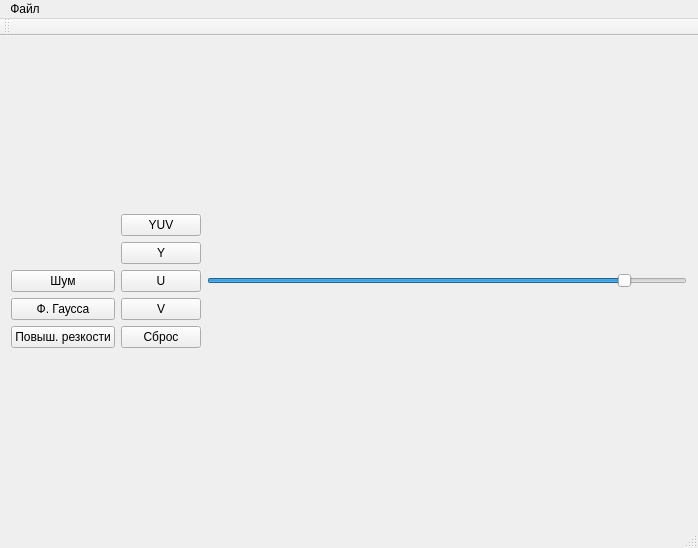
<?xml version="1.0" encoding="UTF-8"?>
<ui version="4.0">
 <class>MainWindow</class>
 <widget class="QMainWindow" name="MainWindow">
  <property name="geometry">
   <rect>
    <x>0</x>
    <y>0</y>
    <width>698</width>
    <height>548</height>
   </rect>
  </property>
  <property name="windowTitle">
   <string>MainWindow</string>
  </property>
  <widget class="QWidget" name="centralWidget">
   <layout class="QGridLayout" name="gridLayout">
    <item row="2" column="0">
     <layout class="QGridLayout" name="gridLayout_2">
      <item row="1" column="0">
       <layout class="QVBoxLayout" name="verticalLayout_3">
        <item>
         <widget class="QLabel" name="labelLine">
          <property name="text">
           <string/>
          </property>
         </widget>
        </item>
        <item>
         <widget class="QLabel" name="labelParell">
          <property name="text">
           <string/>
          </property>
         </widget>
        </item>
        <item>
         <widget class="QPushButton" name="ButtonNoise">
          <property name="enabled">
           <bool>true</bool>
          </property>
          <property name="text">
           <string>Шум</string>
          </property>
         </widget>
        </item>
        <item>
         <widget class="QPushButton" name="ButtonGauss">
          <property name="text">
           <string>Ф. Гаусса</string>
          </property>
         </widget>
        </item>
        <item>
         <widget class="QPushButton" name="ButtonRezk">
          <property name="text">
           <string>Повыш. резкости</string>
          </property>
         </widget>
        </item>
       </layout>
      </item>
      <item row="1" column="3">
       <layout class="QVBoxLayout" name="verticalLayout_8">
        <item>
         <widget class="QPushButton" name="pushButtonYUV">
          <property name="text">
           <string>YUV</string>
          </property>
         </widget>
        </item>
        <item>
         <widget class="QPushButton" name="ButtonAquarel">
          <property name="text">
           <string>Y</string>
          </property>
         </widget>
        </item>
        <item>
         <widget class="QPushButton" name="ButtonMy">
          <property name="text">
           <string>U</string>
          </property>
         </widget>
        </item>
        <item>
         <widget class="QPushButton" name="pushButton_2">
          <property name="text">
           <string>V</string>
          </property>
         </widget>
        </item>
        <item>
         <widget class="QPushButton" name="ButtonRepair">
          <property name="text">
           <string>Сброс</string>
          </property>
         </widget>
        </item>
       </layout>
      </item>
      <item row="1" column="4">
       <layout class="QVBoxLayout" name="verticalLayout_7">
        <item>
         <widget class="QSlider" name="horizontalSlider">
          <property name="mouseTracking">
           <bool>true</bool>
          </property>
          <property name="minimum">
           <number>0</number>
          </property>
          <property name="maximum">
           <number>255</number>
          </property>
          <property name="value">
           <number>225</number>
          </property>
          <property name="orientation">
           <enum>Qt::Horizontal</enum>
          </property>
         </widget>
        </item>
       </layout>
      </item>
      <item row="1" column="5">
       <layout class="QVBoxLayout" name="verticalLayout_4"/>
      </item>
      <item row="1" column="2">
       <layout class="QVBoxLayout" name="verticalLayout_5"/>
      </item>
     </layout>
    </item>
    <item row="0" column="0">
     <layout class="QVBoxLayout" name="verticalLayout"/>
    </item>
    <item row="1" column="0">
     <layout class="QHBoxLayout" name="horizontalLayout"/>
    </item>
   </layout>
  </widget>
  <widget class="QMenuBar" name="menuBar">
   <property name="geometry">
    <rect>
     <x>0</x>
     <y>0</y>
     <width>698</width>
     <height>21</height>
    </rect>
   </property>
   <widget class="QMenu" name="menu">
    <property name="title">
     <string>Файл</string>
    </property>
    <addaction name="open"/>
   </widget>
   <addaction name="menu"/>
  </widget>
  <widget class="QToolBar" name="mainToolBar">
   <attribute name="toolBarArea">
    <enum>TopToolBarArea</enum>
   </attribute>
   <attribute name="toolBarBreak">
    <bool>false</bool>
   </attribute>
  </widget>
  <widget class="QStatusBar" name="statusBar"/>
  <action name="open">
   <property name="text">
    <string>Открыть</string>
   </property>
  </action>
 </widget>
 <layoutdefault spacing="6" margin="11"/>
 <resources/>
 <connections/>
</ui>
